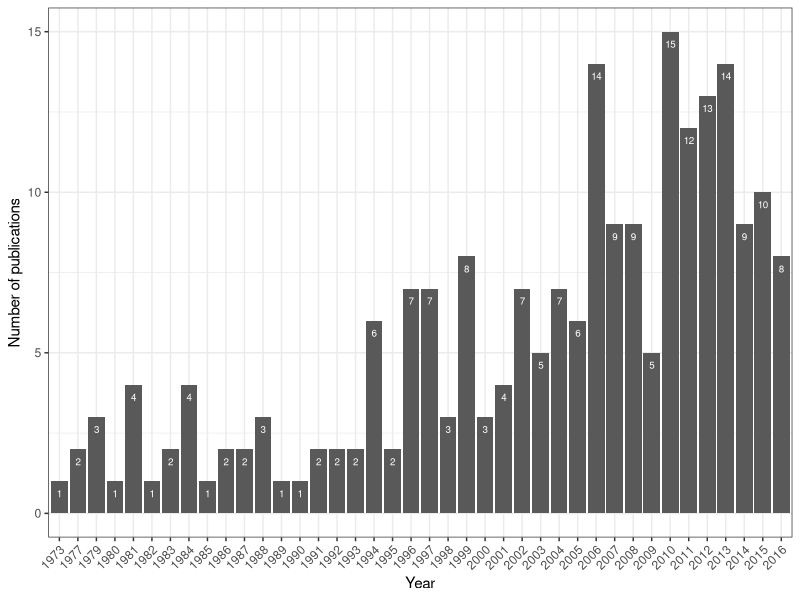
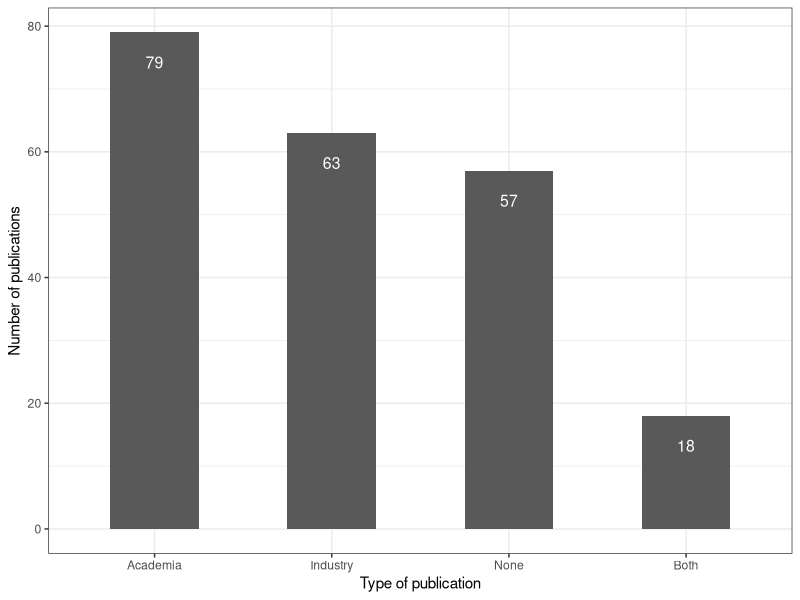
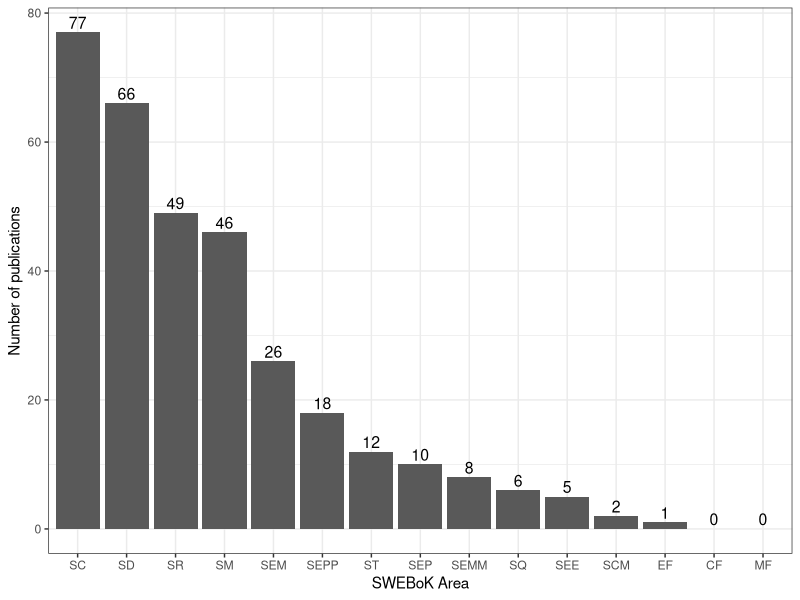
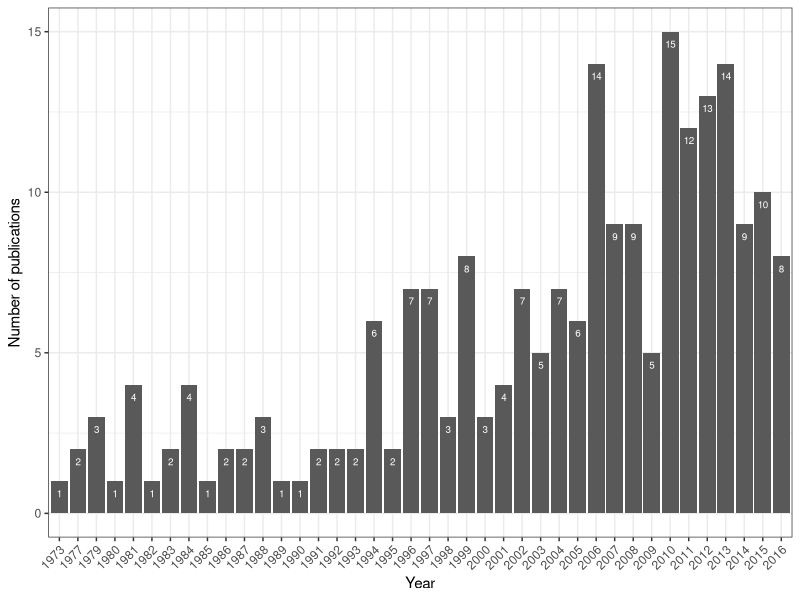
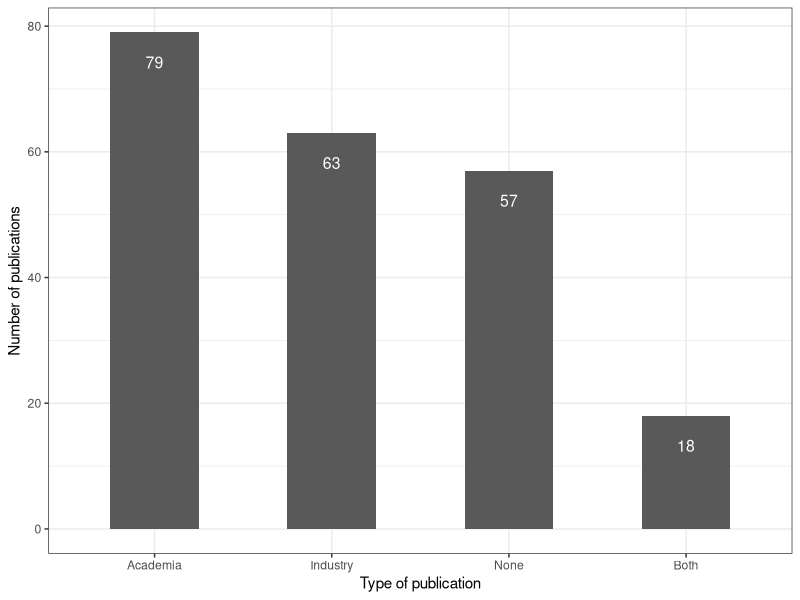
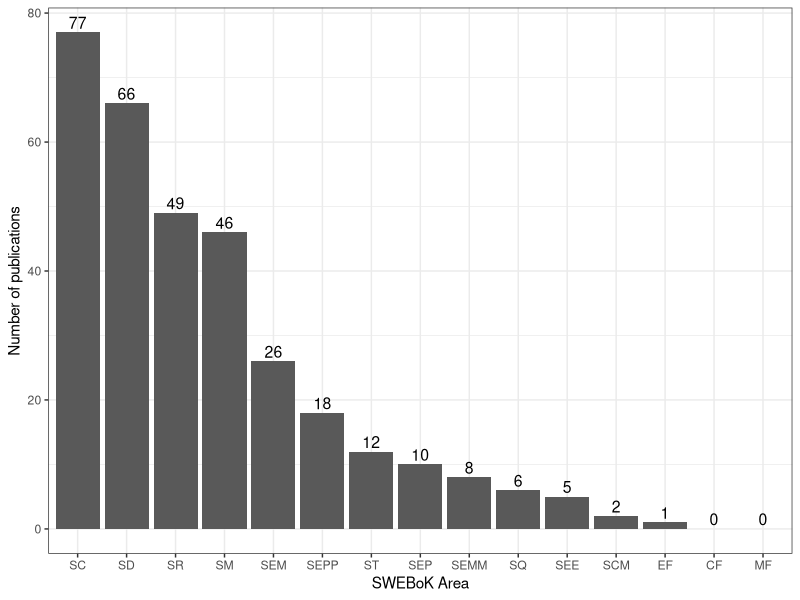

These figures' R source, in order: (Note: this script raises an error after producing the figures.)
## ---- chunk 1
# Keep things nice and tidy, all libraries go here
library(readxl)
library(tidyverse)
library(knitr)
library(kableExtra)
library(svglite)
## ---- chunk 2
data <- read_excel("data.xlsx", skip = 1)
data <- data %>% filter(is.na(Exclude))
## ---- chunk 3
ggplot(data, aes(x=as.factor(Year))) + 
  geom_bar() +  
  ylab("Number of publications") +
  xlab("Year") + 
  geom_text(stat='count', aes(label=..count..), vjust=2, color="white", size = 2.5) + 
  theme_bw() + 
  theme(axis.text.x = element_text(angle = 45, hjust = 1)) 
ggsave("yearly_distribution.eps")
## ---- chunk 4

# Cleaning not needed values 
data<-data %>% 
    mutate(Academia = replace(Academia, Academia == "?", NA)) %>%
    mutate(Industry = replace(Industry, Industry == "?", NA))

data<-data %>%
  mutate(Type = case_when(is.na(Academia) & is.na(Industry) ~ "None", 
                       Academia == "1.0" & is.na(Industry) ~ "Academia",
                       Industry == "1.0" & is.na(Academia) ~ "Industry", 
                       TRUE ~ "Both"))
## ---- chunk 5
data %>% 
  mutate(Type = fct_infreq(Type, ordered = T)) %>% 
ggplot(aes(x=Type)) + 
  geom_bar(width = .5) +
  xlab("Type of publication") + 
  ylab("Number of publications") + 
  geom_text(stat='count', aes(label=..count..), vjust=3, color="white", size = 4) +
  theme_bw()
ggsave("academia_industry_distribution.eps")
## ---- chunk 6
data %>% 
  select(7:21) %>% # selecting columns corresponding to the SWEBoK Areas
  mutate_all(replace_na,0) %>% 
  summarise_all(sum) %>% 
  gather(key = "SWEBOKArea", value = "publications", 1:15) %>% 
  arrange(-publications) %>%  
  mutate(SWEBOKArea = factor(SWEBOKArea, SWEBOKArea)) %>% 
  ggplot(aes(x=SWEBOKArea, y=publications)) + 
  geom_bar(stat="identity") + 
  geom_text(aes(label=publications), vjust=-0.3, color="black", size = 4) + 
  xlab("SWEBoK Area") + 
  ylab("Number of publications") +
  theme_bw()

ggsave("swebok_distribution.eps")
## ---- chunk 7
data %>% 
  select(7:21) %>% # selecting columns corresponding to the SWEBoK Areas
  mutate_all(replace_na,0) %>% 
  as.matrix() %>% 
  crossprod() %>% 
  kable() %>%
  kable_styling("striped", full_width = T) %>%
  column_spec(1, bold = T)
## ---- chunk 8
x <- data %>% select(7:21, matches('Attention|Memory|Cognitive load|CL$|Problem solving|Reasoning|Decision making|Errors| biases$' )) %>%
  mutate_all(replace_na, 0) %>%
  mutate(`Problem solving`, `Problem solving` = as.numeric(`Problem solving`)) %>% 
  gather(key="SWEBOK", value = pubs, 1:15) %>% # use SWEBOK area as factor
  filter(pubs == 1) %>% # select areas for which there are publications
  group_by(SWEBOK) %>% 
  summarise_all(sum) %>% # number of publication for each area 
  select(-pubs) %>%  # remove pubs to reuse it later
  gather(key = "Taxonomy", value = "count", 2:17) %>%  # count publications in each cognitive taxonomy area
  mutate(label = str_replace(as.character(count), "^0", "")) # add label for later
## ---- chunk 9
# Bubble plot
x <- arrange(x, Taxonomy)
xf<-x$Taxonomy
xfu<-unique(xf)
x$Taxonomy<-factor(xf,levels=xfu)
p<-ggplot(x)
p + geom_point(aes(x = fct_infreq(SWEBOK), y = fct_rev(Taxonomy)), size=x$count*1.6, shape=21, fill="white", alpha=0.60) +
geom_text(aes(x = fct_infreq(SWEBOK), y = fct_rev(Taxonomy), label=label), size=2) +
theme(axis.text.x = element_text(angle = 45, hjust = 1.1, size=9,colour="black"), axis.text.y = element_text(size=8,colour="black"), axis.title.x = element_text(size=10), axis.title.y = element_text(size=10,colour = "black",vjust=0.12), panel.grid.major = element_line(linetype = "dashed", size=0.1, color="black"))+
  labs(x="SWEBOK Area",y = "Taxonomy Area") + theme_bw()
ggsave("swebok_taxonomy_bubble.eps")
## ---- chunk 10
# Preparing the dataset for analysing the research methods
data<-data %>%
  mutate(Quantitative = case_when(`Quantit. measures` == 1 | `Task performance` == 1 | `Physiological meas.` == 1 | `Subjective ratings` == 1 | `Behavioral meas.` == 1 ~ 1)) %>% 
  mutate(Quantitative = replace_na(Quantitative, 0)) %>%  
  mutate(Qualitative = case_when(Fieldwork == 1 | Interview == 1 | `Qualit. measures` == 1 | `Task-based` == 1 | `Open observation` == 1 ~ 1)) %>%  
  mutate(Qualitative = replace_na(Qualitative, 0)) %>% 
  mutate(Both = if_else(Qualitative == 1 & Quantitative == 1, 1, 0))

## ---- chunk 11
# Creating a temp dataset with missing publications years (i.e., year for which there was no publication)
data %>% 
  filter(is.na(Exclude)) %>% 
  select(c(Year, SR:EF)) %>% 
  gather("SWEBOK", "publications", 2:16) %>% 
  mutate_all(replace_na, 0) %>%
  group_by(Year,SWEBOK)  %>% 
  summarise(total=sum(publications)) %>% 
  ggplot(aes(x=as.factor(Year), fill=SWEBOK, y=total)) +  geom_bar(stat="sum") +
  xlab("Year") + ylab("Publications") + scale_fill_discrete(name = "SWEBOK Areas") + guides(size = F) + theme(axis.text.x = element_text(angle = 45, hjust = 1, size = 6))

ggsave("years_swebok.pdf")
## ---- chunk 12
data <-  data %>% complete(Year=seq(1973,2016)) 

data <-  data %>% 
  mutate(research_method = if_else(Both==1, "Mixed", if_else(Qualitative==1, "Qualitative", "Quantitative"))) 

data %>%  ggplot(aes(x=as.factor(Year), fill=research_method)) + geom_bar() + scale_fill_discrete(name="Research method", labels = c("Mixed", "Qualitative", "Quantitative", ""), na.value = "transparent") + xlab("Year") + ylab("Publications") +   theme(axis.text.x = element_text(angle = 45, hjust = 1, size = 5))

ggsave("years_researchmethods.pdf")
## ---- chunk 13
data.swebok.researchmethod <- data %>% 
  select(7:21, research_method) %>% 
  mutate_all(replace_na,0) %>% 
  group_by(research_method) %>% 
  summarise_at(vars(SR:EF), sum) %>% 
  slice(2:4) %>% 
  gather("SWEBOK", "Publications", 2:16) 

data.swebok.researchmethod %>% 
  ggplot(aes(x=reorder(SWEBOK, Publications, function(x){sum(x)}), y=Publications, fill=research_method)) + geom_bar(stat = "identity") + 
  coord_flip() + xlab("SWEBOK areas") + scale_fill_discrete(name = "Research method")
